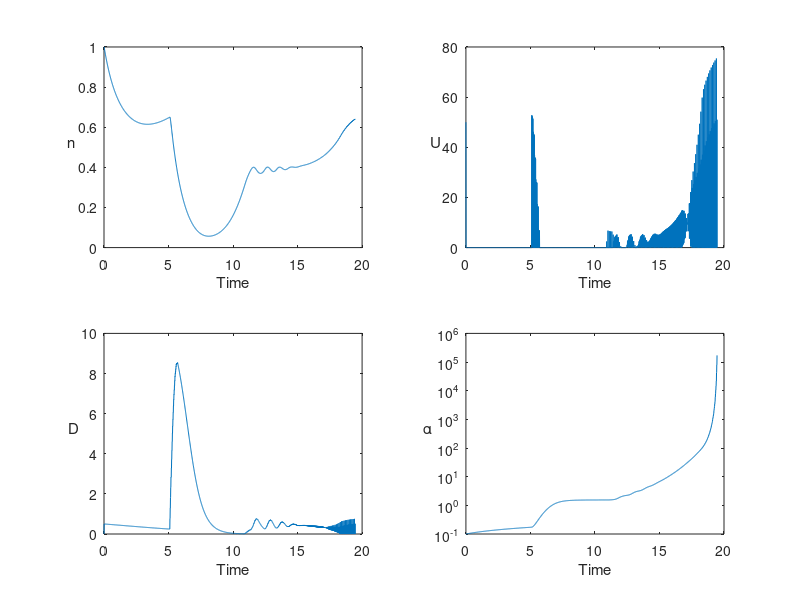
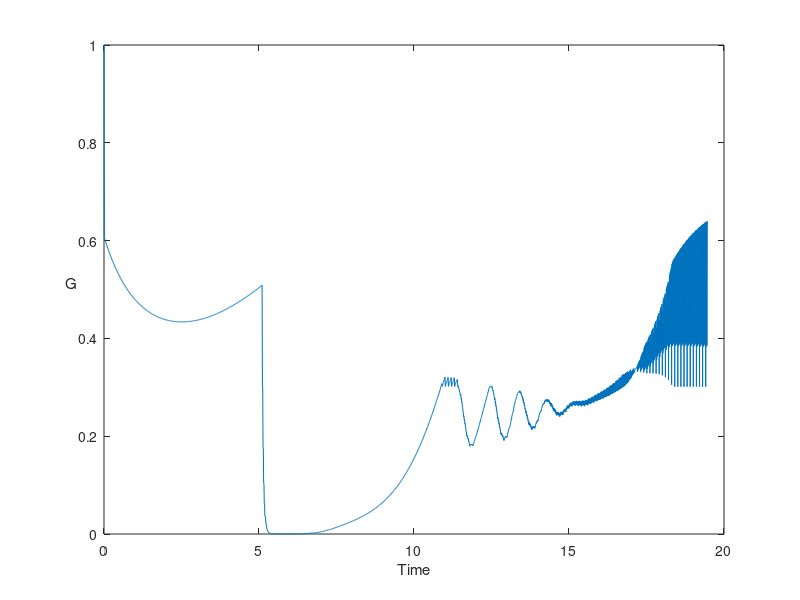

Source code (MATLAB) for these figures, in order:
close all
mu = 5;
G_target = 0.3; 
eta = 0.05;
kp = 0.3;
ki1 = 0.03;
ki2o = 0.45;
max_time = 100; %How long the simulation will run for.
dt = 0.01; %The time step we will use for our simple integration.
num = round(max_time/dt); % The number of time steps we are going to integrate for.
time = linspace(0,max_time,num+1); %A vector of times that will be used in plotting.

n_record=zeros(num+1,1);
D_record=zeros(num+1,1);
alpha_record=zeros(num+1,1);
U_record=zeros(num+1,1);
G = zeros(num+1,1);

n0=1;
D0=0;
alpha0=0.1;
alpha = alpha0;

G(1,:)=n0;
U_record(1,:)=50;
n_record(1,:)=n0;
D_record(1,:)=D0;
alpha_record(1,:)=alpha0;


dn_dt=@(n,D)(n.*(2*exp(-D)-1)-(n.^2)*exp(-D));
dD_dt=@(U,alpha,D)(U-alpha*D);
dalpha_dt=@(alpha,n,D)(alpha*n*sqrt(mu*D*alpha)*(1-exp(-D)));


n_measured=zeros(num+1,1);
D_estimate=zeros(num+1,1);
alpha_estimate=zeros(num+1,1);
G_measured=zeros(num+1,1);



alpha_actual=zeros(num+1,1);




sample = 0.1; %start of sampling
stop = 5.1; %end of sampling
ts = 0.1; %sampling interval
loop = ts/dt;
time_s=zeros(num+1,1);
i=1; j=1;

while alpha<10^5
   n=n_record(i,:);
   D=D_record(i,:);
   alpha=alpha_record(i,:);
   G_curr=G(i,:);  

   nnew = n+dn_dt(n,D)*dt; 
   nnew(nnew<0)=0;
   
  
   %U = (-D - log(G_target/(n)))/dt + alpha*D;
   if round(time(i)*100)/100 == round(sample*100)/100 && time(i)<stop+dt
      n_measured(j,:) = n;
      G_measured(j,:) = G_curr;
      D_estimate(j,:) = log(n/G_curr);
      alpha_actual(j,:) = alpha;
      
      if j>1
          D_prev = D_estimate(j-1,:); D_now = D_estimate(j,:);
          alpha_estimate(j-1,:)=(D_prev - D_now)/(D_prev*ts);
      end
      time_s(j,:)=time(i);
      j=j+1; 
      sample = sample + ts; 
   end
   U=U_record(i,:);
   
   if round(time(i)*100)/100 == stop
       a_save = zeros(1+loop,1); n_save = zeros(1+loop,1);
       D_save = zeros(1+loop,1);
       a_save(1,1)= alpha_estimate(j-2,:);
       n_save(1,1)= n_measured(j-2,:);
       D_save(1,1)= D_estimate(j-2,:);
       for k = 1:loop
          a_try = a_save(k,1); n_try = n_save(k,1);
          D_try = D_save(k,1);
          n_save(k+1,1) = n_try+dn_dt(n_try,D_try)*dt; 
          a_save(k+1,1) = a_try+dalpha_dt(a_try,n_try,D_try)*dt;
          D_save(k+1,1) = D_try+dD_dt(0,a_try,D_try)*dt;
          D_save(D_save<0)=0;
       end
       D_trial = D_save(k+1,1); n_trial = n_save(k+1,1);
       a_trial = a_save(k+1,1);
   end
   
   if round(time(i)*100)/100 >= stop
       if rem(time(i),ts)==0
           n_trial = n; D_trial = D;
       end
       
       U = (-D_trial - log(G_target/(n_trial)))/dt + a_trial*D_trial;
       U(U<0)=0;
       n_next = n_trial+dn_dt(n_trial,D_trial)*dt; 
       a_next = a_trial+dalpha_dt(a_trial,n_trial,D_trial)*dt;
       D_next = D_try+dD_dt(U,a_trial,D_trial)*dt;
       D_next(D_next<0)=0;
       n_trial = n_next; D_trial = D_next; a_trial = a_next;
       U_record(i+1,:)=U;
   end
   
   
   alphanew = alpha+dalpha_dt(alpha,n,D)*dt;
   Dnew = D+dD_dt(U,alpha,D)*dt;
   Dnew(Dnew<0)=0;
   
   %% Recording Final values each loop iteration
   n_record(i+1,:)=nnew;
   D_record(i+1,:)=Dnew;
   alpha_record(i+1,:)=alphanew;
   
   G(i+1,:)=nnew*exp(-Dnew);

i = i+1;   
end

figure
subplot(2,2,1)
plot(time(1:i-1),n_record(1:i-1));
xlabel('Time');
ylabel('n','Rotation',0);
subplot(2,2,2)
plot(time(1:i-1),U_record(1:i-1));
xlabel('Time');
ylabel('U','Rotation',0);
subplot(2,2,3)
plot(time(1:i-1),D_record(1:i-1));
xlabel('Time');
ylabel('D','Rotation',0);
subplot(2,2,4)
plot(time(1:i-1),alpha_record(1:i-1));
set(gca, 'YScale', 'log')
xlabel('Time');
ylabel('\alpha','Rotation',0);

figure
plot(time(1:i-1),G(1:i-1))
xlabel('Time');
ylabel('G','Rotation',0);

% figure
% subplot(2,2,1)
% plot(time_s(1:j-1),n_measured(1:j-1));
% xlabel('Time');
% ylabel('n est','Rotation',0);
% subplot(2,2,2)
% plot(time_s(1:j-1),G_measured(1:j-1));
% xlabel('Time');
% ylabel('G est','Rotation',0);
% subplot(2,2,3)
% plot(time_s(1:j-1),D_estimate(1:j-1));
% xlabel('Time');
% ylabel('D est','Rotation',0);
% subplot(2,2,4)
% plot(time_s(1:j-2),alpha_estimate(1:j-2));
% set(gca, 'YScale', 'log')
% xlabel('Time');
% ylabel('\alpha est','Rotation',0);
% 
% figure
% subplot(1,2,1)
% plot(time_s(1:j-2),alpha_estimate(1:j-2));
% set(gca, 'YScale', 'log')
% xlabel('Time');
% ylabel('\alpha est','Rotation',0);
% subplot(1,2,2)
% plot(time_s(1:j-2),alpha_actual(1:j-2));
% set(gca, 'YScale', 'log')
% xlabel('Time');
% ylabel('\alpha act','Rotation',0);
